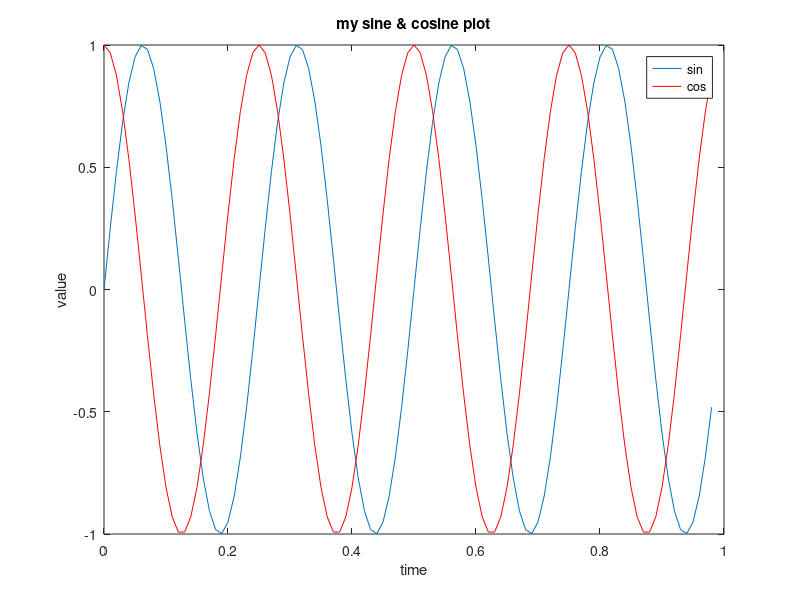
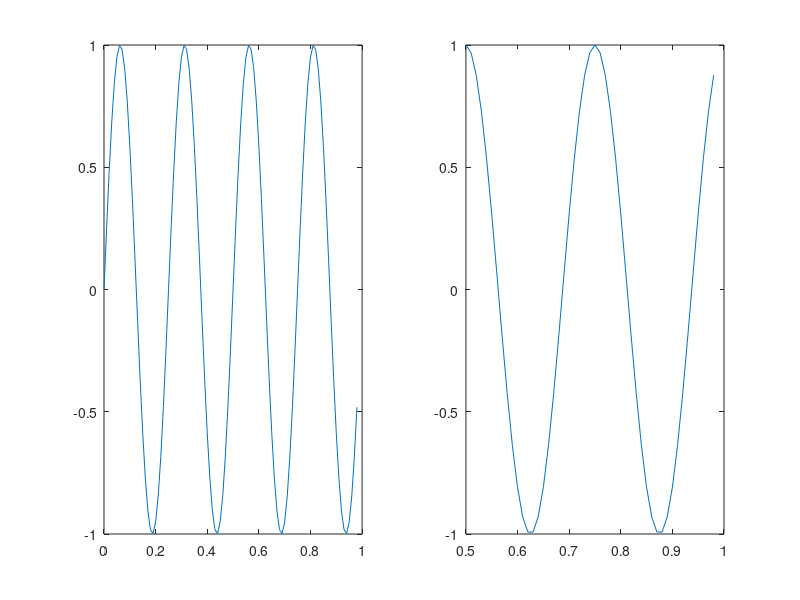

MATLAB code to generate these figures, in order:
% Let t be the numbers going from 0 to 0.98, with 0.01 steps
t = [0:0.01:0.98];
% Generate sine graph
y1 = sin(2*pi*4*t);
plot(t, y1)
waitforbuttonpress()
close
% Generate cosine graph
y2 = cos(2*pi*4*t);
plot(t, y2)
waitforbuttonpress()
close

% Generate two graphs on top of each other
plot(t, y1);
hold on;
plot(t, y2, 'r'); % in red
xlabel('time')
ylabel('value')
legend('sin', 'cos')
title('my sine & cosine plot')
print -dpng 'sine-cosine-plot.png'
waitforbuttonpress()
close

% For separate figure plots, specify figure(1) and figure(2)

subplot(1,2,1) % Divides plot into a 1x2 grid, access first 1
plot(t, y1);
subplot(1,2,2);
plot(t, y2);
axis([0.5 1 -1 1]) % set axes ranges - 0.5 to 1 on x axis, -1 to 1 on y axis
print -djpg 'subplot-demo.jpg'
waitforbuttonpress()
close
